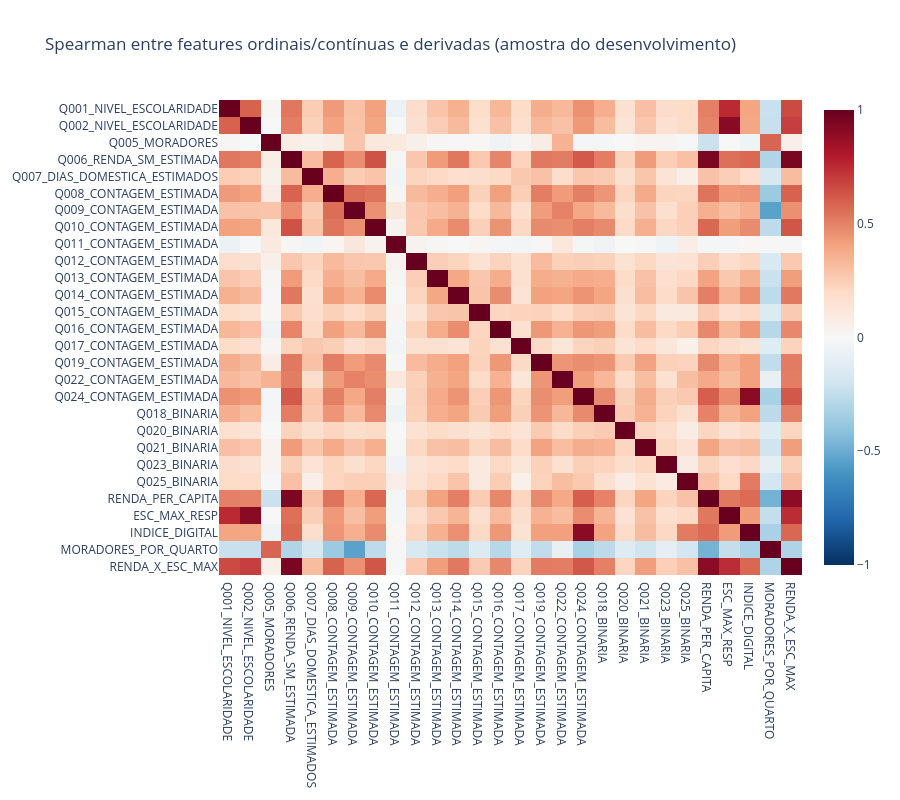

The code cell stored with this chart in its notebook:
### Markdown cell above
## 2. Redundância entre features numéricas

A correlação de Spearman é calculada só entre as colunas **ordinais ou contínuas** (escolaridade, renda, moradores, contagens, binárias e as derivadas), em uma amostra de 100 mil participantes do desenvolvimento. Pares com |ρ| ≥ 0,85 são **candidatos a revisão**, não uma ordem para apagar colunas.

### Code cell
LIMITE_CORRELACAO = 0.85
ORDINAIS = (
    ["Q001_NIVEL_ESCOLARIDADE", "Q002_NIVEL_ESCOLARIDADE", "Q005_MORADORES",
     "Q006_RENDA_SM_ESTIMADA", "Q007_DIAS_DOMESTICA_ESTIMADOS"]
    + [n for n in NOMES if n.endswith("_CONTAGEM_ESTIMADA") or n.endswith("_BINARIA")]
)

rng = np.random.RandomState(42)
idx_amostra = np.sort(rng.choice(X_dev.shape[0], size=100_000, replace=False))
X_amostra = X_dev[idx_amostra]
y_amostra = y_dev[idx_amostra]
derivadas_amostra = derivadas_dev.iloc[idx_amostra].reset_index(drop=True)

base_ordinal = pd.DataFrame(X_amostra[:, [COL[n] for n in ORDINAIS]].toarray(), columns=ORDINAIS)
matriz_numerica = pd.concat([base_ordinal, derivadas_amostra], axis=1)
matriz_numerica = matriz_numerica.loc[:, matriz_numerica.std() > 0]   # constante não tem correlação
correlacao = matriz_numerica.corr(method="spearman", min_periods=500)

mascara = np.triu(np.ones(correlacao.shape, dtype=bool), k=1)
pares = (correlacao.where(mascara).stack().rename("rho_spearman").reset_index()
         .rename(columns={"level_0": "feature_a", "level_1": "feature_b"}))
pares["|rho|"] = pares["rho_spearman"].abs()
pares_altos = pares.loc[pares["|rho|"] >= LIMITE_CORRELACAO].sort_values("|rho|", ascending=False, ignore_index=True)
print(f"Amostra diagnóstica: {len(matriz_numerica):,} participantes do desenvolvimento | "
      f"{matriz_numerica.shape[1]} colunas | pares com |rho| >= {LIMITE_CORRELACAO}: {len(pares_altos)}")
display(pares_altos)

fig_corr = px.imshow(correlacao, color_continuous_scale="RdBu_r", zmin=-1, zmax=1, aspect="auto",
                     title="Spearman entre features ordinais/contínuas e derivadas (amostra do desenvolvimento)")
fig_corr.update_layout(template="plotly_white", height=800)
fig_corr.show()

### Figure 1 — Plotly figure (JSON) as saved in the notebook; plotly's stock layout.template omitted (floating-point values rounded to 4 significant figures; data arrays with more than 128 entries replaced by an {"elided": "..."} marker saying what was removed)
{"data": [{"coloraxis": "coloraxis", "hovertemplate": "x: %{x}<br>y: %{y}<br>color: %{z}<extra></extra>", "name": "0", "type": "heatmap", "x": ["Q001_NIVEL_ESCOLARIDADE", "Q002_NIVEL_ESCOLARIDADE", "Q005_MORADORES", "Q006_RENDA_SM_ESTIMADA", "Q007_DIAS_DOMESTICA_ESTIMADOS", "Q008_CONTAGEM_ESTIMADA", "Q009_CONTAGEM_ESTIMADA", "Q010_CONTAGEM_ESTIMADA", "Q011_CONTAGEM_ESTIMADA", "Q012_CONTAGEM_ESTIMADA", "Q013_CONTAGEM_ESTIMADA", "Q014_CONTAGEM_ESTIMADA", "Q015_CONTAGEM_ESTIMADA", "Q016_CONTAGEM_ESTIMADA", "Q017_CONTAGEM_ESTIMADA", "Q019_CONTAGEM_ESTIMADA", "Q022_CONTAGEM_ESTIMADA", "Q024_CONTAGEM_ESTIMADA", "Q018_BINARIA", "Q020_BINARIA", "Q021_BINARIA", "Q023_BINARIA", "Q025_BINARIA", "RENDA_PER_CAPITA", "ESC_MAX_RESP", "INDICE_DIGITAL", "MORADORES_POR_QUARTO", "RENDA_X_ESC_MAX"], "xaxis": "x", "y": ["Q001_NIVEL_ESCOLARIDADE", "Q002_NIVEL_ESCOLARIDADE", "Q005_MORADORES", "Q006_RENDA_SM_ESTIMADA", "Q007_DIAS_DOMESTICA_ESTIMADOS", "Q008_CONTAGEM_ESTIMADA", "Q009_CONTAGEM_ESTIMADA", "Q010_CONTAGEM_ESTIMADA", "Q011_CONTAGEM_ESTIMADA", "Q012_CONTAGEM_ESTIMADA", "Q013_CONTAGEM_ESTIMADA", "Q014_CONTAGEM_ESTIMADA", "Q015_CONTAGEM_ESTIMADA", "Q016_CONTAGEM_ESTIMADA", "Q017_CONTAGEM_ESTIMADA", "Q019_CONTAGEM_ESTIMADA", "Q022_CONTAGEM_ESTIMADA", "Q024_CONTAGEM_ESTIMADA", "Q018_BINARIA", "Q020_BINARIA", "Q021_BINARIA", "Q023_BINARIA", "Q025_BINARIA", "RENDA_PER_CAPITA", "ESC_MAX_RESP", "INDICE_DIGITAL", "MORADORES_POR_QUARTO", "RENDA_X_ESC_MAX"], "yaxis": "y", "z": {"elided": "28x28 float values"}}], "layout": {"coloraxis": {"autocolorscale": false, "cmax": 1, "cmin": -1, "colorscale": [[0.0, "rgb(5,48,97)"], [0.1, "rgb(33,102,172)"], [0.2, "rgb(67,147,195)"], [0.3, "rgb(146,197,222)"], [0.4, "rgb(209,229,240)"], [0.5, "rgb(247,247,247)"], [0.6, "rgb(253,219,199)"], [0.7, "rgb(244,165,130)"], [0.8, "rgb(214,96,77)"], [0.9, "rgb(178,24,43)"], [1.0, "rgb(103,0,31)"]]}, "height": 800, "title": {"text": "Spearman entre features ordinais/contínuas e derivadas (amostra do desenvolvimento)"}, "xaxis": {"anchor": "y", "domain": [0.0, 1.0]}, "yaxis": {"anchor": "x", "autorange": "reversed", "domain": [0.0, 1.0]}}}
